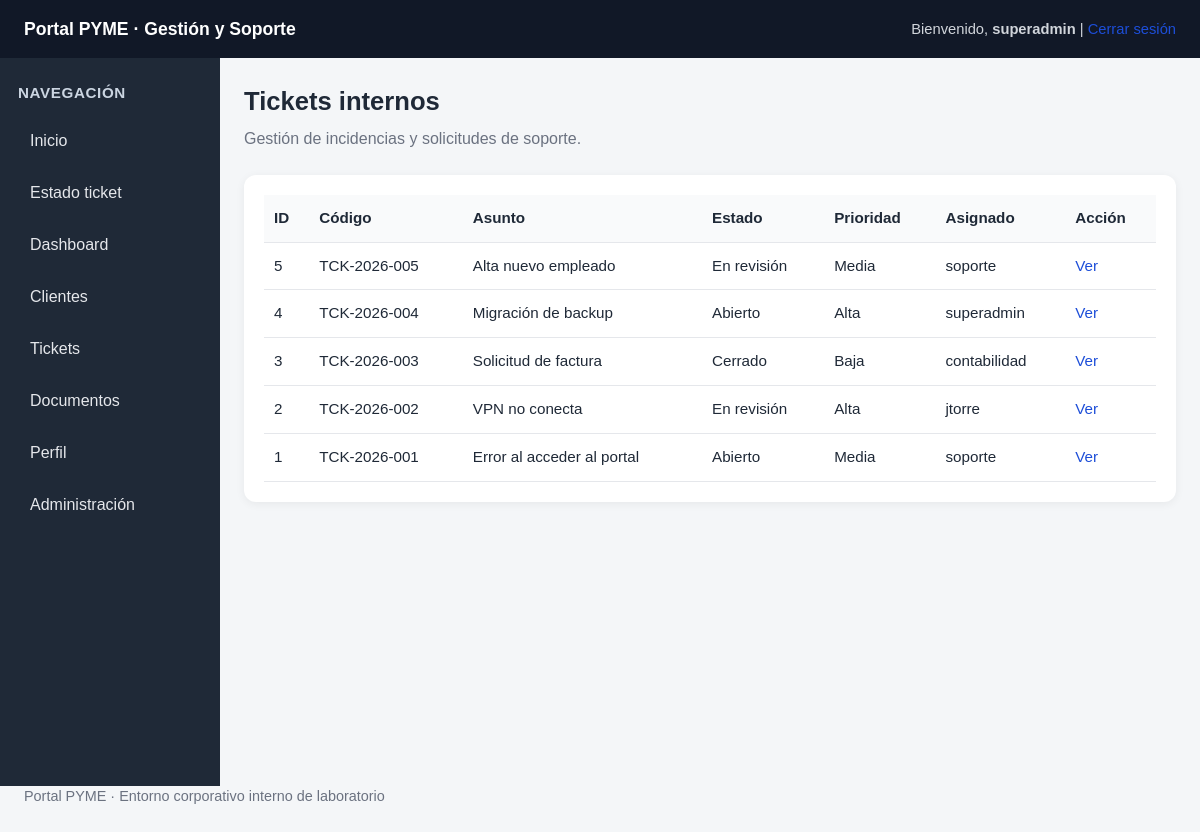
The page /tickets.php (signed in) on the database its author committed.
### tables this page shows
CREATE TABLE tickets (
    id INT AUTO_INCREMENT PRIMARY KEY,
    codigo VARCHAR(30) NOT NULL UNIQUE,
    asunto VARCHAR(160) NOT NULL,
    descripcion TEXT NOT NULL,
    estado VARCHAR(40) NOT NULL,
    prioridad VARCHAR(30) NOT NULL,
    empleado_asignado VARCHAR(80) NOT NULL,
    cliente_id INT NULL
);

### tickets.php (the view, shortened to what this page needs)
<?php
include 'config/db.php';
include 'includes/header.php';
include 'includes/sidebar.php';
$result = $conn->query("SELECT id, codigo, asunto, estado, prioridad, empleado_asignado FROM tickets ORDER BY id DESC");
?>
<section class="page-header">
    <h2>Tickets internos</h2>
    <p>Gestión de incidencias y solicitudes de soporte.</p>
</section>
<div class="card">
    <div class="table-wrapper">
        <table>
            <tr><th>ID</th><th>Código</th><th>Asunto</th><th>Estado</th><th>Prioridad</th><th>Asignado</th><th>Acción</th></tr>
            <?php while ($row = $result->fetch_assoc()): ?>
                <tr>
                    <td><?php echo $row['id']; ?></td>
                    <td><?php echo htmlspecialchars($row['codigo']); ?></td>
                    <td><?php echo htmlspecialchars($row['asunto']); ?></td>
                    <td><?php echo htmlspecialchars($row['estado']); ?></td>
                    <td><?php echo htmlspecialchars($row['prioridad']); ?></td>
                    <td><?php echo htmlspecialchars($row['empleado_asignado']); ?></td>
                    <td><a href="/portal_pyme/ticket.php?id=<?php echo $row['id']; ?>">Ver</a></td>
                </tr>
            <?php endwhile; ?>
        </table>
    </div>
</div>
<?php include 'includes/footer.php'; ?>

### assets/css/style.css (style rules this page uses)
* { box-sizing: border-box; margin: 0; padding: 0; }
html, body { font-family: Arial, Helvetica, sans-serif; background: #f4f6f8; color: #1f2937; line-height: 1.5; }
body { min-width: 0; }
a { text-decoration: none; color: #1d4ed8; }
.page-header { margin-bottom: 24px; }
.page-header h2 { font-size: 1.6rem; margin-bottom: 6px; }
.page-header p { color: #6b7280; }
.card { background: white; border-radius: 12px; padding: 20px; margin-bottom: 20px; box-shadow: 0 2px 10px rgba(0,0,0,0.06); overflow-x: auto; }
.table-wrapper { width: 100%; overflow-x: auto; }
table { width: 100%; min-width: 700px; border-collapse: collapse; background: white; }
table th, table td { padding: 12px 10px; border-bottom: 1px solid #e5e7eb; text-align: left; vertical-align: top; }
table th { background: #f9fafb; font-size: 0.95rem; white-space: nowrap; }
table td { font-size: 0.95rem; }

### rows shown on the page
tickets: id "5", codigo "TCK-2026-005", asunto "Alta nuevo empleado", estado "En revisión", prioridad "Media", empleado_asignado "soporte"
tickets: id "4", codigo "TCK-2026-004", asunto "Migración de backup", estado "Abierto", prioridad "Alta", empleado_asignado "superadmin"
tickets: id "3", codigo "TCK-2026-003", asunto "Solicitud de factura", estado "Cerrado", prioridad "Baja", empleado_asignado "contabilidad"
tickets: id "2", codigo "TCK-2026-002", asunto "VPN no conecta", estado "En revisión", prioridad "Alta", empleado_asignado "jtorre"
tickets: id "1", codigo "TCK-2026-001", asunto "Error al acceder al portal", estado "Abierto", prioridad "Media", empleado_asignado "soporte"

### other values the page prints
$_SESSION['username'] "superadmin"
